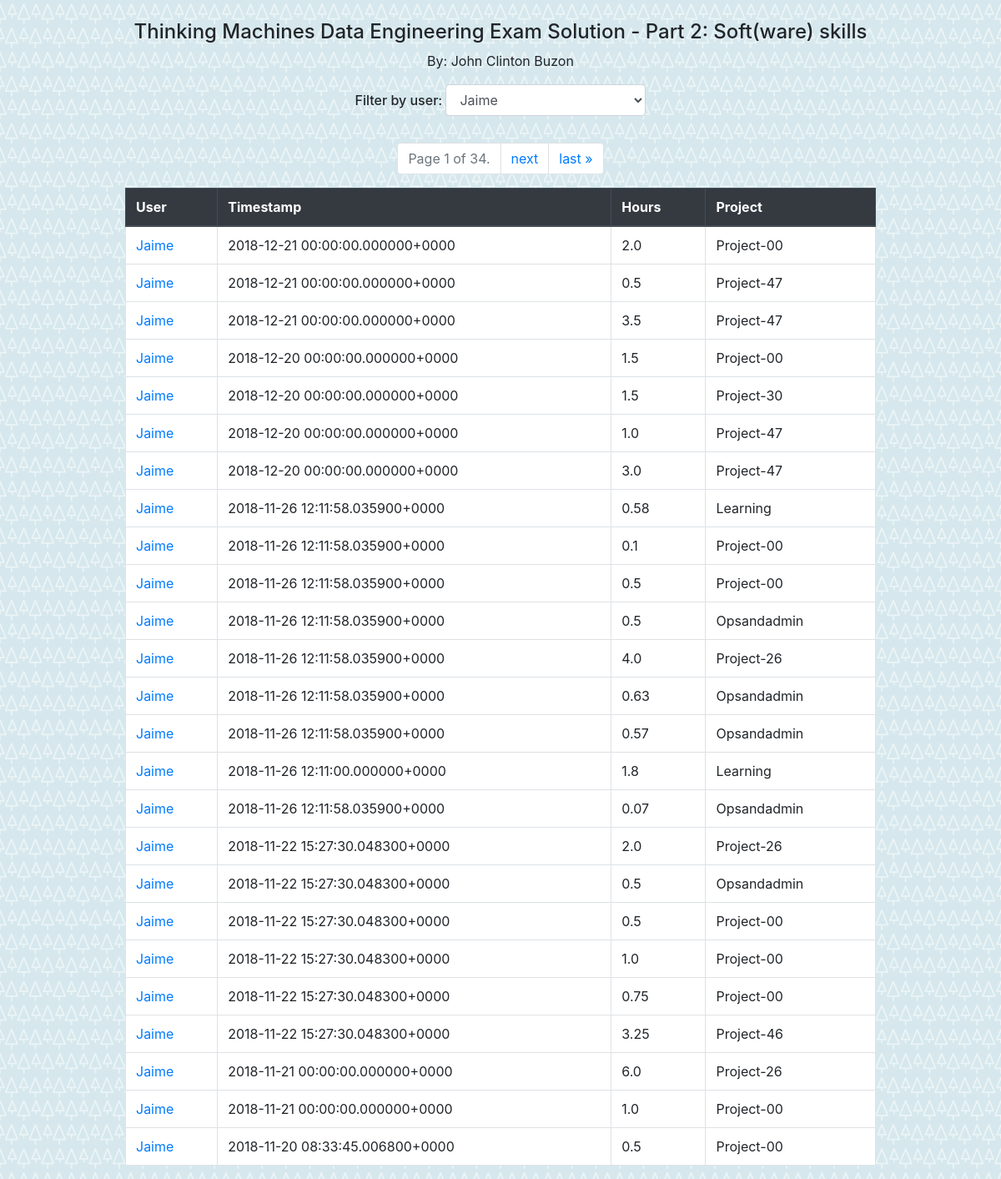
The page /viewcheckins/jaime/ on the database its author committed.
### mysite/viewcheckins/models.py (models this page shows)
class Dailycheckins(models.Model):
    id = models.IntegerField(primary_key=True, blank=True, null=False)  # AutoField?
    user = models.TextField(blank=True, null=True)
    original_timestamp = models.TextField(blank=True, null=True)
    hours = models.TextField(blank=True, null=True)
    project = models.TextField(blank=True, null=True)
    cleaned_timestamp = models.TextField(blank=True, null=True)  # This field type is a guess.
    class Meta:
        managed = False
        db_table = 'dailycheckins'

### mysite/viewcheckins/views.py (the view)
# urls.py: path('<str:user>/', views.filter_by_user, name='filter_by_user'),
def filter_by_user(request, user):
	user_list = Dailycheckins.objects.order_by('user').values('user').distinct()
	output = Dailycheckins.objects.filter(user=user)
	paginator = Paginator(output, 25) # Show 25 contacts per page
	page = request.GET.get('page')
	output = paginator.get_page(page)
	template = loader.get_template('viewcheckins/index.html')
	context = {
		'output': output,
		'user_list': user_list,
		'current_user' : user,
	}
	return HttpResponse(template.render(context, request))

### mysite/viewcheckins/templates/viewcheckins/index.html (shortened to what this page needs)
<head>
	{% load static %}
	<link rel="stylesheet" href="https://stackpath.bootstrapcdn.com/bootstrap/4.3.1/css/bootstrap.min.css">
</head>
<body>
	<br>
	<h4 align="center">Thinking Machines Data Engineering Exam Solution - Part 2: Soft(ware) skills</h4>
	<p align="center">By: John Clinton Buzon</p>
	{% if user_list %}
	<h6 align="center">Filter by user:
		<select class="form-control" onchange="if (this.value) window.location.href=this.value" align="center">
			{% for user in user_list %}
	    	<option value="/viewcheckins/{{ user.user }}" {% if current_user == user.user %} selected {% endif %}>{{ user.user|title }}</option>
			{% endfor %}
		</select>
	</h6>
	<br>
	{% endif %}
	{% if output %}
	<nav aria-label="Page navigation example">
	 	<ul class="pagination justify-content-center">
	    	<li class="page-item disabled">
	      		<a class="page-link" href="#" tabindex="-1">Page {{ output.number }} of {{ output.paginator.num_pages }}.</a>
	    	</li>
	    	{% if output.has_next %}
	    	<li class="page-item"><a class="page-link" href="?page={{ output.next_page_number }}">next</a></li>
	    	<li class="page-item"><a class="page-link" href="?page={{ output.paginator.num_pages }}">last &raquo;</a></li>
	    	{% endif %}
	  	</ul>
	</nav>
	<table class="table table-hover table-bordered" align="center">
		<thead class="thead-dark">
	    	<th >User</th>
	    	<th>Timestamp</th>
	    	<th>Hours</th>
	    	<th>Project</th>
	    </thead>
	    {% for checkin in output %}
	    <tr>
			<td><a href="/viewcheckins/{{ checkin.user }}/">{{ checkin.user|title }}</a></td>
			<td>{{ checkin.cleaned_timestamp }}</a></td>
			<td>{{ checkin.hours }}</a></td>
			<td>{{ checkin.project|title }}</a></td>
	    </tr>
	    {% endfor %}
	</table>
	{% else %}
	    <p>Data could not be loaded.</p>
	{% endif %}
</body>

### rows shown on the page
Dailycheckins: user "Jaime", cleaned_timestamp "2018-12-21 00:00:00.000000+0000", hours "2.0", project "Project-00"
Dailycheckins: user "Jaime", cleaned_timestamp "2018-12-21 00:00:00.000000+0000", hours "0.5", project "Project-47"
Dailycheckins: user "Jaime", cleaned_timestamp "2018-12-21 00:00:00.000000+0000", hours "3.5", project "Project-47"
Dailycheckins: user "Jaime", cleaned_timestamp "2018-12-20 00:00:00.000000+0000", hours "1.5", project "Project-00"
Dailycheckins: user "Jaime", cleaned_timestamp "2018-12-20 00:00:00.000000+0000", hours "1.5", project "Project-30"
Dailycheckins: user "Jaime", cleaned_timestamp "2018-12-20 00:00:00.000000+0000", hours "1.0", project "Project-47"
Dailycheckins: user "Jaime", cleaned_timestamp "2018-12-20 00:00:00.000000+0000", hours "3.0", project "Project-47"
Dailycheckins: user "Jaime", cleaned_timestamp "2018-11-26 12:11:58.035900+0000", hours "0.58", project "Learning"
Dailycheckins: user "Jaime", cleaned_timestamp "2018-11-26 12:11:58.035900+0000", hours "0.1", project "Project-00"
Dailycheckins: user "Jaime", cleaned_timestamp "2018-11-26 12:11:58.035900+0000", hours "0.5", project "Project-00"
Dailycheckins: user "Jaime", cleaned_timestamp "2018-11-26 12:11:58.035900+0000", hours "0.5", project "Opsandadmin"
Dailycheckins: user "Jaime", cleaned_timestamp "2018-11-26 12:11:58.035900+0000", hours "4.0", project "Project-26"
Dailycheckins: user "Jaime", cleaned_timestamp "2018-11-26 12:11:58.035900+0000", hours "0.63", project "Opsandadmin"
Dailycheckins: user "Jaime", cleaned_timestamp "2018-11-26 12:11:58.035900+0000", hours "0.57", project "Opsandadmin"
Dailycheckins: user "Jaime", cleaned_timestamp "2018-11-26 12:11:00.000000+0000", hours "1.8", project "Learning"
Dailycheckins: user "Jaime", cleaned_timestamp "2018-11-26 12:11:58.035900+0000", hours "0.07", project "Opsandadmin"
Dailycheckins: user "Jaime", cleaned_timestamp "2018-11-22 15:27:30.048300+0000", hours "2.0", project "Project-26"
Dailycheckins: user "Jaime", cleaned_timestamp "2018-11-22 15:27:30.048300+0000", hours "0.5", project "Opsandadmin"
Dailycheckins: user "Jaime", cleaned_timestamp "2018-11-22 15:27:30.048300+0000", hours "0.5", project "Project-00"
Dailycheckins: user "Jaime", cleaned_timestamp "2018-11-22 15:27:30.048300+0000", hours "1.0", project "Project-00"
Dailycheckins: user "Jaime", cleaned_timestamp "2018-11-22 15:27:30.048300+0000", hours "0.75", project "Project-00"
Dailycheckins: user "Jaime", cleaned_timestamp "2018-11-22 15:27:30.048300+0000", hours "3.25", project "Project-46"
Dailycheckins: user "Jaime", cleaned_timestamp "2018-11-21 00:00:00.000000+0000", hours "6.0", project "Project-26"
Dailycheckins: user "Jaime", cleaned_timestamp "2018-11-21 00:00:00.000000+0000", hours "1.0", project "Project-00"
Dailycheckins: user "Jaime", cleaned_timestamp "2018-11-20 08:33:45.006800+0000", hours "0.5", project "Project-00"

### other values the page prints
{{ output.number }} "1"
{{ output.paginator.num_pages }} "34"
form field value "Jaime"
